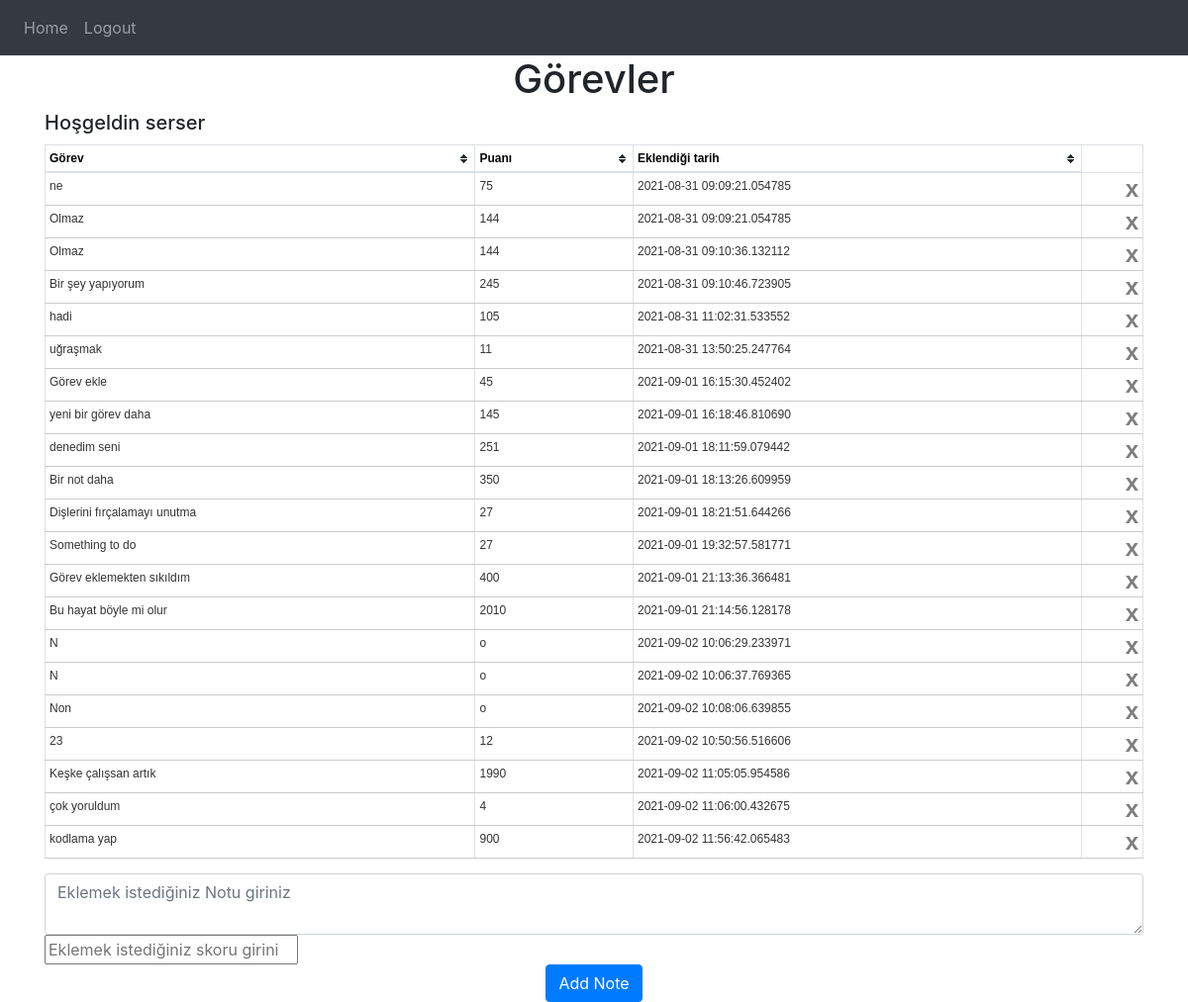
Page / (signed in) on the earlier database version.
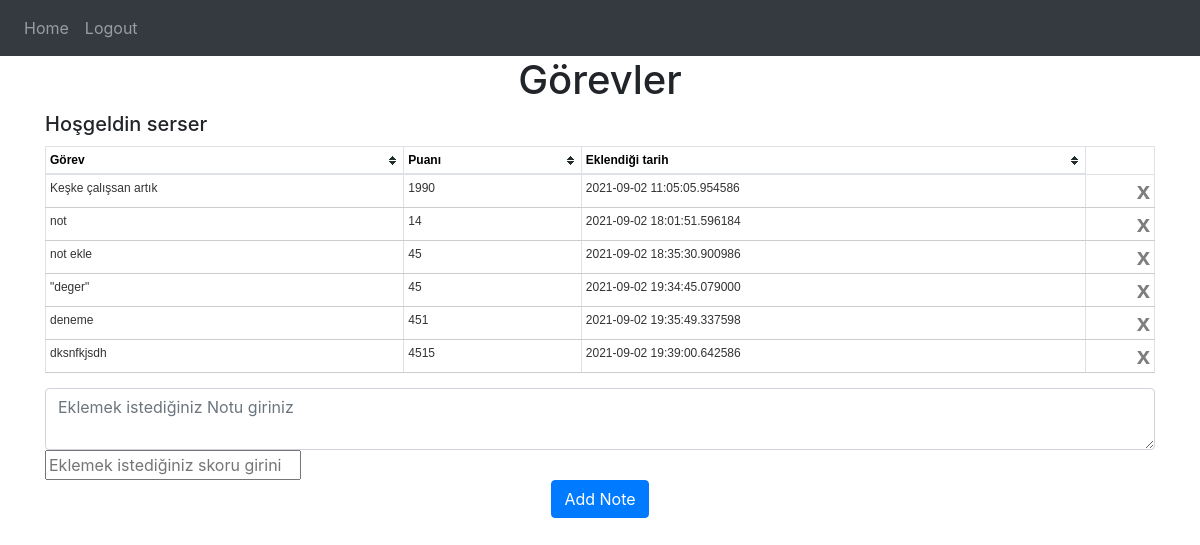
Same page on the later database version.
### website/models.py (models this page shows)
class User(db.Model, UserMixin):
    id = db.Column(db.Integer, primary_key=True)
    email = db.Column(db.String(150), unique=True)
    password = db.Column(db.String(150))
    first_name = db.Column(db.String(150))
    notes = db.relationship('Task')

class Task(db.Model):
    id = db.Column(db.Integer, primary_key=True)
    data = db.Column(db.String(10000))
    date = db.Column(db.DateTime(), default=datetime.now)
    user_id = db.Column(db.Integer, db.ForeignKey('user.id'))
    task_point = db.Column(db.Integer)

### website/views.py (the view, shortened to what this page needs)
@views.route('/', methods=['GET', 'POST'])
@login_required
def home():
    return render_template("home.html", user=current_user, name=current_user.first_name)

### website/__init__.py (called while the page is built)
def create_app():
    app = Flask(__name__)
    app.config['SECRET_KEY'] = 'hjshjhdjah kjshkjdhjs'
    app.config['SQLALCHEMY_DATABASE_URI'] = f'sqlite:///{DB_NAME}'
    app.config['SQLALCHEMY_TRACK_MODIFICATIONS'] = False
    db.init_app(app)
    from .views import views
    from .auth import auth
    app.register_blueprint(views, url_prefix='/')
    app.register_blueprint(auth, url_prefix='/')
    from .models import User, Task
    create_database(app)
    login_manager = LoginManager()
    login_manager.login_view = 'auth.login'
    login_manager.init_app(app)
    @login_manager.user_loader
    def load_user(id):
        return User.query.get(int(id))
    return app

### website/templates/home.html
{% extends "base.html" %} {% block title %}Görevler{% endblock %} {% block content %}
    <h1 align="center">Görevler</h1>
    <h5 class="title">Hoşgeldin {{name}}</h5>
    <table id=notes class="table table-striped table-bordered table-sm tablesorter" cellspacing="0" width="100%">
        <thead>
        <tr>
            <th class="th-sm">Görev
            </th>
            <th class="th-sm">Puanı
            </th>
            <th class="th-sm">Eklendiği tarih
            </th>
        </tr>
        </thead>
     <tbody>
        {% for note in user.notes %}
            <tr>
                <td> {{ note.data }}</td>
                <td>{{ note.task_point }}</td>
                <td>{{ note.date }}</td>
                <td> <button type="button" class="close" onClick="deleteNote({{ task_id }})">x</button></td>
            </tr>
        {% endfor %}
     </tbody>
    </table>
    <form method="POST">
        <div class="">
            <textarea name="note" id="note" class="form-control"
                      placeholder="Eklemek istediğiniz Notu giriniz"></textarea>
            <input name="score" id="score" type="number" placeholder="Eklemek istediğiniz skoru giriniz">
            <div align="center">
                <button type="submit" class="btn btn-primary">Add Note</button>
            </div>
        </div>
    </form>
{% endblock %}

### website/templates/base.html (shortened to what this page needs)
<!DOCTYPE html>
<html lang="en">
<head>
    <link rel="stylesheet" href="/static/css/bootstrap.min.css">
    <link rel="stylesheet" href="/static/css/theme.default.css">
    <link rel="stylesheet" href="https://stackpath.bootstrapcdn.com/font-awesome/4.7.0/css/font-awesome.min.css"/>
</head>
<body>
<nav class="navbar navbar-expand-lg navbar-dark bg-dark">
    <div class="collapse navbar-collapse" id="navbar">
        <div class="navbar-nav">
            {% if user.is_authenticated %}
            <a class="nav-item nav-link" id="home" href="/">Home</a>
            <a class="nav-item nav-link" id="logout" href="/logout">Logout</a>
            {% else %}
            <a class="nav-item nav-link" id="login" href="/login">Login</a>
            <a class="nav-item nav-link" id="signUp" href="/sign-up">Sign Up</a>
            {% endif %}
        </div>
    </div>
</nav>
<div class="container">{% block content %} {% endblock %}</div>
</body>
</html>

### website/static/css/theme.default.css (style rules this page uses)
.tablesorter-default { width: 100%; font: 12px/18px Arial, Sans-serif; color: #333; background-color: #fff; border-spacing: 0; margin: 10px 0 15px; text-align: left; }
.tablesorter-default th, .tablesorter-default thead td { font: bold 12px/18px Arial, Sans-serif; color: #000; background-color: #fff; border-collapse: collapse; border-bottom: #ccc 2px solid; padding: 0; }
.tablesorter-default .header, .tablesorter-default .tablesorter-header { background-position: center right; background-repeat: no-repeat; cursor: pointer; white-space: normal; padding: 4px 20px 4px 4px; }
.tablesorter-default td { background-color: #fff; border-bottom: #ccc 1px solid; padding: 4px; vertical-align: top; }

### website/templates/base.html (style rules this page uses)
textarea { float: left; }

Differences in the rows shown:
removed Task: data "ne", task_point "75", date "2021-08-31 09:09:21.054785"
removed Task: data "Olmaz", task_point "144", date "2021-08-31 09:09:21.054785"
removed Task: data "Olmaz", task_point "144", date "2021-08-31 09:10:36.132112"
removed Task: data "Bir şey yapıyorum", task_point "245", date "2021-08-31 09:10:46.723905"
removed Task: data "hadi", task_point "105", date "2021-08-31 11:02:31.533552"
removed Task: data "uğraşmak", task_point "11", date "2021-08-31 13:50:25.247764"
removed Task: data "Görev ekle", task_point "45", date "2021-09-01 16:15:30.452402"
removed Task: data "yeni bir görev daha", task_point "145", date "2021-09-01 16:18:46.810690"
removed Task: data "denedim seni", task_point "251", date "2021-09-01 18:11:59.079442"
removed Task: data "Bir not daha", task_point "350", date "2021-09-01 18:13:26.609959"
removed Task: data "Dişlerini fırçalamayı unutma", task_point "27", date "2021-09-01 18:21:51.644266"
removed Task: data "Something to do", task_point "27", date "2021-09-01 19:32:57.581771"
removed Task: data "Görev eklemekten sıkıldım", task_point "400", date "2021-09-01 21:13:36.366481"
removed Task: data "Bu hayat böyle mi olur", task_point "2010", date "2021-09-01 21:14:56.128178"
removed Task: data "N", task_point "o", date "2021-09-02 10:06:29.233971"
removed Task: data "N", task_point "o", date "2021-09-02 10:06:37.769365"
removed Task: data "Non", task_point "o", date "2021-09-02 10:08:06.639855"
removed Task: data "23", task_point "12", date "2021-09-02 10:50:56.516606"
removed Task: data "çok yoruldum", task_point "4", date "2021-09-02 11:06:00.432675"
removed Task: data "kodlama yap", task_point "900", date "2021-09-02 11:56:42.065483"
added Task: data "not", task_point "14", date "2021-09-02 18:01:51.596184"
added Task: data "not ekle", task_point "45", date "2021-09-02 18:35:30.900986"
added Task: data "\"deger\"", task_point "45", date "2021-09-02 19:34:45.079000"
added Task: data "deneme", task_point "451", date "2021-09-02 19:35:49.337598"
added Task: data "dksnfkjsdh", task_point "4515", date "2021-09-02 19:39:00.642586"
